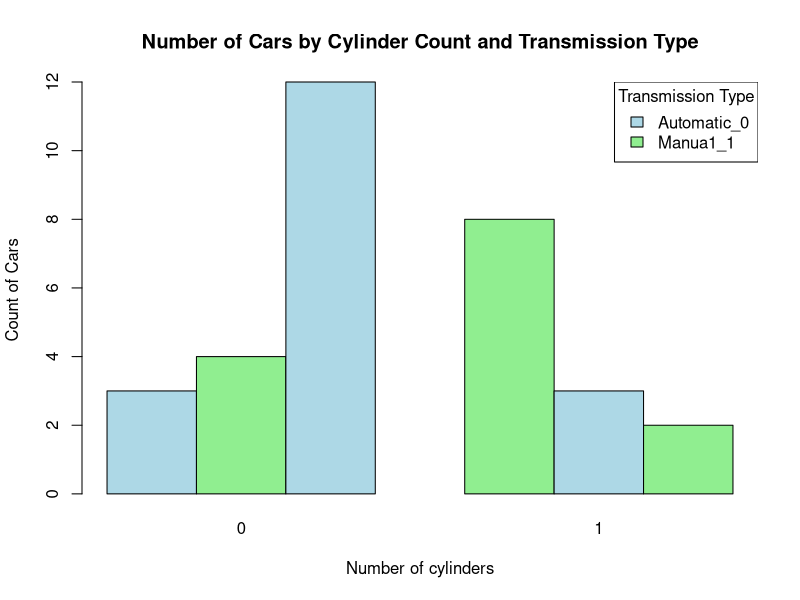

Write R code to recreate this figure.
data(mtcars)

cyl_trans<-table(mtcars$cyl,mtcars$am)

barplot(cyl_trans,
        beside=TRUE,
        col=c("lightblue","lightgreen"),
        xlab="Number of cylinders",
        ylab="Count of Cars",
        main="Number of Cars by Cylinder Count and Transmission Type")

legend("topright",legend=c("Automatic_0","Manua1_1"),
        fill=c("lightblue","lightgreen"),
       title="Transmission Type")


